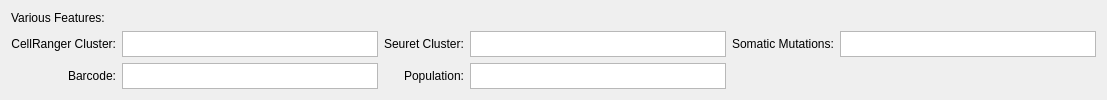
             <widget class="QFrame" name="frame_15">
              <property name="sizePolicy">
               <sizepolicy hsizetype="Preferred" vsizetype="Preferred">
                <horstretch>0</horstretch>
                <verstretch>0</verstretch>
               </sizepolicy>
              </property>
              <property name="minimumSize">
               <size>
                <width>0</width>
                <height>100</height>
               </size>
              </property>
              <property name="maximumSize">
               <size>
                <width>16777215</width>
                <height>100</height>
               </size>
              </property>
              <property name="frameShape">
               <enum>QFrame::NoFrame</enum>
              </property>
              <property name="frameShadow">
               <enum>QFrame::Raised</enum>
              </property>
              <layout class="QGridLayout" name="gridLayout_12">
               <item row="1" column="0">
                <widget class="QLabel" name="label_16">
                 <property name="text">
                  <string>CellRanger Cluster:</string>
                 </property>
                 <property name="alignment">
                  <set>Qt::AlignRight|Qt::AlignTrailing|Qt::AlignVCenter</set>
                 </property>
                </widget>
               </item>
               <item row="1" column="3">
                <widget class="QTextEdit" name="textEdit">
                 <property name="font">
                  <font>
                   <family>Lucida Grande</family>
                   <pointsize>15</pointsize>
                  </font>
                 </property>
                 <property name="verticalScrollBarPolicy">
                  <enum>Qt::ScrollBarAlwaysOff</enum>
                 </property>
                 <property name="readOnly">
                  <bool>true</bool>
                 </property>
                </widget>
               </item>
               <item row="2" column="2">
                <widget class="QLabel" name="label_21">
                 <property name="text">
                  <string>Population:</string>
                 </property>
                 <property name="alignment">
                  <set>Qt::AlignRight|Qt::AlignTrailing|Qt::AlignVCenter</set>
                 </property>
                </widget>
               </item>
               <item row="1" column="5">
                <widget class="QTextEdit" name="textMutations">
                 <property name="enabled">
                  <bool>true</bool>
                 </property>
                 <property name="font">
                  <font>
                   <family>Lucida Grande</family>
                   <pointsize>15</pointsize>
                  </font>
                 </property>
                 <property name="verticalScrollBarPolicy">
                  <enum>Qt::ScrollBarAlwaysOff</enum>
                 </property>
                 <property name="readOnly">
                  <bool>true</bool>
                 </property>
                </widget>
               </item>
               <item row="1" column="1">
                <widget class="QTextEdit" name="textCluster">
                 <property name="font">
                  <font>
                   <family>Lucida Grande</family>
                   <pointsize>15</pointsize>
                  </font>
                 </property>
                 <property name="verticalScrollBarPolicy">
                  <enum>Qt::ScrollBarAlwaysOff</enum>
                 </property>
                 <property name="readOnly">
                  <bool>true</bool>
                 </property>
                </widget>
               </item>
               <item row="2" column="0">
                <widget class="QLabel" name="label_17">
                 <property name="text">
                  <string>Barcode:</string>
                 </property>
                 <property name="alignment">
                  <set>Qt::AlignRight|Qt::AlignTrailing|Qt::AlignVCenter</set>
                 </property>
                </widget>
               </item>
               <item row="1" column="4">
                <widget class="QLabel" name="lblFeatures_2">
                 <property name="sizePolicy">
                  <sizepolicy hsizetype="Preferred" vsizetype="Preferred">
                   <horstretch>0</horstretch>
                   <verstretch>0</verstretch>
                  </sizepolicy>
                 </property>
                 <property name="minimumSize">
                  <size>
                   <width>0</width>
                   <height>0</height>
                  </size>
                 </property>
                 <property name="text">
                  <string>Somatic Mutations:</string>
                 </property>
                </widget>
               </item>
               <item row="2" column="1">
                <widget class="QTextEdit" name="textBarcode">
                 <property name="font">
                  <font>
                   <family>Lucida Grande</family>
                   <pointsize>15</pointsize>
                  </font>
                 </property>
                 <property name="verticalScrollBarPolicy">
                  <enum>Qt::ScrollBarAlwaysOff</enum>
                 </property>
                 <property name="readOnly">
                  <bool>true</bool>
                 </property>
                </widget>
               </item>
               <item row="1" column="2">
                <widget class="QLabel" name="label_19">
                 <property name="text">
                  <string>Seuret Cluster:</string>
                 </property>
                </widget>
               </item>
               <item row="0" column="0">
                <widget class="QLabel" name="lbl10xGenomics">
                 <property name="sizePolicy">
                  <sizepolicy hsizetype="Preferred" vsizetype="Preferred">
                   <horstretch>0</horstretch>
                   <verstretch>0</verstretch>
                  </sizepolicy>
                 </property>
                 <property name="minimumSize">
                  <size>
                   <width>0</width>
                   <height>0</height>
                  </size>
                 </property>
                 <property name="text">
                  <string>Various Features:</string>
                 </property>
                </widget>
               </item>
               <item row="2" column="3">
                <widget class="QTextEdit" name="txtPopulation">
                 <property name="font">
                  <font>
                   <family>Lucida Grande</family>
                   <pointsize>15</pointsize>
                  </font>
                 </property>
                 <property name="toolTip">
                  <string>&lt;html&gt;&lt;head/&gt;&lt;body&gt;&lt;p&gt;B cell subset or population&lt;/p&gt;&lt;/body&gt;&lt;/html&gt;</string>
                 </property>
                 <property name="verticalScrollBarPolicy">
                  <enum>Qt::ScrollBarAlwaysOff</enum>
                 </property>
                 <property name="readOnly">
                  <bool>true</bool>
                 </property>
                </widget>
               </item>
              </layout>
             </widget>
